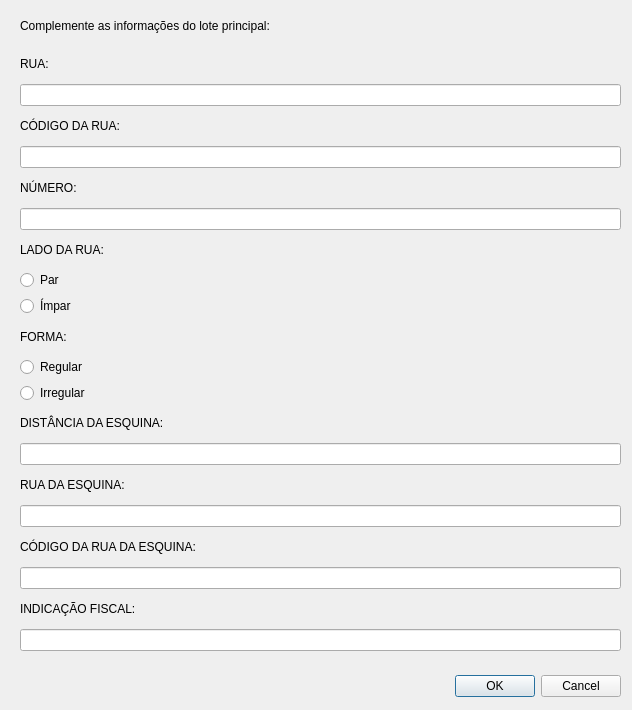
<?xml version="1.0" encoding="UTF-8"?>
<ui version="4.0">
 <class>Dialog</class>
 <widget class="QDialog" name="Dialog">
  <property name="geometry">
   <rect>
    <x>0</x>
    <y>0</y>
    <width>632</width>
    <height>710</height>
   </rect>
  </property>
  <property name="windowTitle">
   <string>Dialog</string>
  </property>
  <widget class="QDialogButtonBox" name="buttonBox">
   <property name="geometry">
    <rect>
     <x>0</x>
     <y>670</y>
     <width>621</width>
     <height>32</height>
    </rect>
   </property>
   <property name="orientation">
    <enum>Qt::Horizontal</enum>
   </property>
   <property name="standardButtons">
    <set>QDialogButtonBox::Cancel|QDialogButtonBox::Ok</set>
   </property>
  </widget>
  <widget class="QWidget" name="verticalLayoutWidget">
   <property name="geometry">
    <rect>
     <x>20</x>
     <y>50</y>
     <width>601</width>
     <height>601</height>
    </rect>
   </property>
   <layout class="QVBoxLayout" name="verticalLayout">
    <item>
     <widget class="QLabel" name="label_3">
      <property name="text">
       <string>RUA:</string>
      </property>
     </widget>
    </item>
    <item>
     <widget class="QLineEdit" name="main_street_name_lineEdit"/>
    </item>
    <item>
     <widget class="QLabel" name="label_4">
      <property name="text">
       <string>CÓDIGO DA RUA:</string>
      </property>
     </widget>
    </item>
    <item>
     <widget class="QLineEdit" name="main_street_code_lineEdit"/>
    </item>
    <item>
     <widget class="QLabel" name="label_5">
      <property name="text">
       <string>NÚMERO:</string>
      </property>
     </widget>
    </item>
    <item>
     <widget class="QLineEdit" name="number_lineEdit"/>
    </item>
    <item>
     <widget class="QLabel" name="label_2">
      <property name="text">
       <string>LADO DA RUA:</string>
      </property>
     </widget>
    </item>
    <item>
     <widget class="QRadioButton" name="even_numbered_side_radioButton">
      <property name="text">
       <string>Par</string>
      </property>
     </widget>
    </item>
    <item>
     <widget class="QRadioButton" name="odd_numbered_side_radioButton">
      <property name="text">
       <string>Ímpar</string>
      </property>
     </widget>
    </item>
    <item>
     <widget class="QLabel" name="label_6">
      <property name="text">
       <string>FORMA:</string>
      </property>
     </widget>
    </item>
    <item>
     <widget class="QRadioButton" name="regular_shape_radioButton">
      <property name="text">
       <string>Regular</string>
      </property>
     </widget>
    </item>
    <item>
     <widget class="QRadioButton" name="irregular_shape_radioButton">
      <property name="text">
       <string>Irregular</string>
      </property>
     </widget>
    </item>
    <item>
     <widget class="QLabel" name="label_7">
      <property name="text">
       <string>DISTÂNCIA DA ESQUINA:</string>
      </property>
     </widget>
    </item>
    <item>
     <widget class="QLineEdit" name="distance_to_corner_lineEdit"/>
    </item>
    <item>
     <widget class="QLabel" name="label_8">
      <property name="text">
       <string>RUA DA ESQUINA:</string>
      </property>
     </widget>
    </item>
    <item>
     <widget class="QLineEdit" name="cross_street_name_lineEdit"/>
    </item>
    <item>
     <widget class="QLabel" name="label_9">
      <property name="text">
       <string>CÓDIGO DA RUA DA ESQUINA:</string>
      </property>
     </widget>
    </item>
    <item>
     <widget class="QLineEdit" name="cross_street_code_lineEdit"/>
    </item>
    <item>
     <widget class="QLabel" name="label_10">
      <property name="text">
       <string>INDICAÇÃO FISCAL:</string>
      </property>
     </widget>
    </item>
    <item>
     <widget class="QLineEdit" name="property_identifier_lineEdit"/>
    </item>
   </layout>
  </widget>
  <widget class="QLabel" name="main_label">
   <property name="geometry">
    <rect>
     <x>20</x>
     <y>15</y>
     <width>351</width>
     <height>21</height>
    </rect>
   </property>
   <property name="text">
    <string>Complemente as informações do lote principal:</string>
   </property>
  </widget>
 </widget>
 <resources/>
 <connections>
  <connection>
   <sender>buttonBox</sender>
   <signal>accepted()</signal>
   <receiver>Dialog</receiver>
   <slot>accept()</slot>
   <hints>
    <hint type="sourcelabel">
     <x>248</x>
     <y>254</y>
    </hint>
    <hint type="destinationlabel">
     <x>157</x>
     <y>274</y>
    </hint>
   </hints>
  </connection>
  <connection>
   <sender>buttonBox</sender>
   <signal>rejected()</signal>
   <receiver>Dialog</receiver>
   <slot>reject()</slot>
   <hints>
    <hint type="sourcelabel">
     <x>316</x>
     <y>260</y>
    </hint>
    <hint type="destinationlabel">
     <x>286</x>
     <y>274</y>
    </hint>
   </hints>
  </connection>
 </connections>
</ui>
